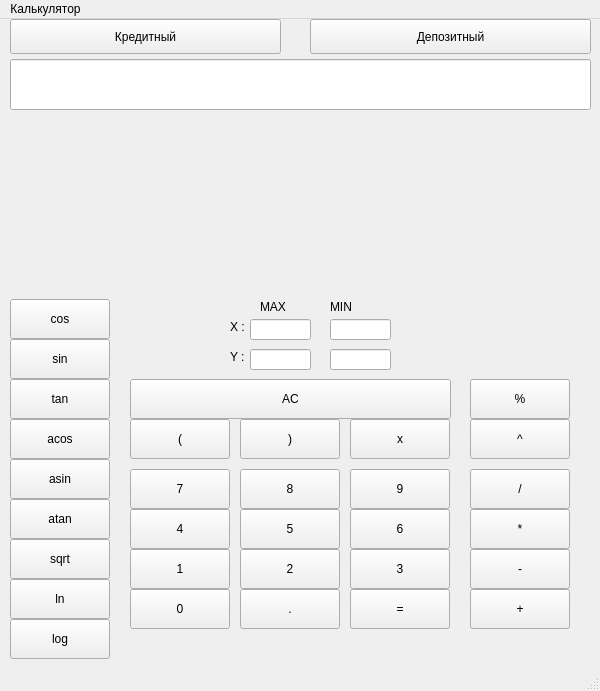
<?xml version="1.0" encoding="UTF-8"?>
<ui version="4.0">
 <class>MainWindow</class>
 <widget class="QMainWindow" name="MainWindow">
  <property name="geometry">
   <rect>
    <x>0</x>
    <y>0</y>
    <width>600</width>
    <height>691</height>
   </rect>
  </property>
  <property name="windowTitle">
   <string>MainWindow</string>
  </property>
  <widget class="QWidget" name="centralwidget">
   <widget class="QPushButton" name="bDeposit">
    <property name="geometry">
     <rect>
      <x>310</x>
      <y>0</y>
      <width>281</width>
      <height>35</height>
     </rect>
    </property>
    <property name="text">
     <string>Депозитный</string>
    </property>
   </widget>
   <widget class="QPushButton" name="bCredit">
    <property name="geometry">
     <rect>
      <x>10</x>
      <y>0</y>
      <width>271</width>
      <height>35</height>
     </rect>
    </property>
    <property name="text">
     <string>Кредитный</string>
    </property>
   </widget>
   <widget class="QLineEdit" name="lineEdit">
    <property name="geometry">
     <rect>
      <x>10</x>
      <y>40</y>
      <width>581</width>
      <height>51</height>
     </rect>
    </property>
    <property name="font">
     <font>
      <pointsize>20</pointsize>
     </font>
    </property>
    <property name="text">
     <string/>
    </property>
   </widget>
   <widget class="QPushButton" name="b_1">
    <property name="geometry">
     <rect>
      <x>130</x>
      <y>530</y>
      <width>100</width>
      <height>40</height>
     </rect>
    </property>
    <property name="text">
     <string>1</string>
    </property>
   </widget>
   <widget class="QPushButton" name="b_2">
    <property name="geometry">
     <rect>
      <x>240</x>
      <y>530</y>
      <width>100</width>
      <height>40</height>
     </rect>
    </property>
    <property name="text">
     <string>2</string>
    </property>
   </widget>
   <widget class="QPushButton" name="b_3">
    <property name="geometry">
     <rect>
      <x>350</x>
      <y>530</y>
      <width>100</width>
      <height>40</height>
     </rect>
    </property>
    <property name="text">
     <string>3</string>
    </property>
   </widget>
   <widget class="QPushButton" name="b_4">
    <property name="geometry">
     <rect>
      <x>130</x>
      <y>490</y>
      <width>100</width>
      <height>40</height>
     </rect>
    </property>
    <property name="text">
     <string>4</string>
    </property>
   </widget>
   <widget class="QPushButton" name="b_5">
    <property name="geometry">
     <rect>
      <x>240</x>
      <y>490</y>
      <width>100</width>
      <height>40</height>
     </rect>
    </property>
    <property name="text">
     <string>5</string>
    </property>
   </widget>
   <widget class="QPushButton" name="b_6">
    <property name="geometry">
     <rect>
      <x>350</x>
      <y>490</y>
      <width>100</width>
      <height>40</height>
     </rect>
    </property>
    <property name="text">
     <string>6</string>
    </property>
   </widget>
   <widget class="QPushButton" name="b_7">
    <property name="geometry">
     <rect>
      <x>130</x>
      <y>450</y>
      <width>100</width>
      <height>40</height>
     </rect>
    </property>
    <property name="text">
     <string>7</string>
    </property>
   </widget>
   <widget class="QPushButton" name="b_8">
    <property name="geometry">
     <rect>
      <x>240</x>
      <y>450</y>
      <width>100</width>
      <height>40</height>
     </rect>
    </property>
    <property name="text">
     <string>8</string>
    </property>
   </widget>
   <widget class="QPushButton" name="b_9">
    <property name="geometry">
     <rect>
      <x>350</x>
      <y>450</y>
      <width>100</width>
      <height>40</height>
     </rect>
    </property>
    <property name="text">
     <string>9</string>
    </property>
   </widget>
   <widget class="QPushButton" name="b_0">
    <property name="geometry">
     <rect>
      <x>130</x>
      <y>570</y>
      <width>100</width>
      <height>40</height>
     </rect>
    </property>
    <property name="text">
     <string>0</string>
    </property>
   </widget>
   <widget class="QPushButton" name="bPoint">
    <property name="geometry">
     <rect>
      <x>240</x>
      <y>570</y>
      <width>100</width>
      <height>40</height>
     </rect>
    </property>
    <property name="text">
     <string>.</string>
    </property>
   </widget>
   <widget class="QPushButton" name="bEqual">
    <property name="geometry">
     <rect>
      <x>350</x>
      <y>570</y>
      <width>100</width>
      <height>40</height>
     </rect>
    </property>
    <property name="text">
     <string>=</string>
    </property>
   </widget>
   <widget class="QPushButton" name="bAdd">
    <property name="geometry">
     <rect>
      <x>470</x>
      <y>570</y>
      <width>100</width>
      <height>40</height>
     </rect>
    </property>
    <property name="text">
     <string>+</string>
    </property>
   </widget>
   <widget class="QPushButton" name="bSub">
    <property name="geometry">
     <rect>
      <x>470</x>
      <y>530</y>
      <width>100</width>
      <height>40</height>
     </rect>
    </property>
    <property name="text">
     <string>-</string>
    </property>
   </widget>
   <widget class="QPushButton" name="bMul">
    <property name="geometry">
     <rect>
      <x>470</x>
      <y>490</y>
      <width>100</width>
      <height>40</height>
     </rect>
    </property>
    <property name="text">
     <string>*</string>
    </property>
   </widget>
   <widget class="QPushButton" name="bDiv">
    <property name="geometry">
     <rect>
      <x>470</x>
      <y>450</y>
      <width>100</width>
      <height>40</height>
     </rect>
    </property>
    <property name="text">
     <string>/</string>
    </property>
   </widget>
   <widget class="QPushButton" name="bDelete">
    <property name="geometry">
     <rect>
      <x>130</x>
      <y>360</y>
      <width>321</width>
      <height>40</height>
     </rect>
    </property>
    <property name="text">
     <string>AC</string>
    </property>
   </widget>
   <widget class="QPushButton" name="bMod">
    <property name="geometry">
     <rect>
      <x>470</x>
      <y>360</y>
      <width>100</width>
      <height>40</height>
     </rect>
    </property>
    <property name="text">
     <string>%</string>
    </property>
   </widget>
   <widget class="QPushButton" name="b_bracket_off">
    <property name="geometry">
     <rect>
      <x>240</x>
      <y>400</y>
      <width>100</width>
      <height>40</height>
     </rect>
    </property>
    <property name="text">
     <string>)</string>
    </property>
   </widget>
   <widget class="QPushButton" name="b_bracket_on">
    <property name="geometry">
     <rect>
      <x>130</x>
      <y>400</y>
      <width>100</width>
      <height>40</height>
     </rect>
    </property>
    <property name="text">
     <string>(</string>
    </property>
   </widget>
   <widget class="QPushButton" name="b_log">
    <property name="geometry">
     <rect>
      <x>10</x>
      <y>600</y>
      <width>100</width>
      <height>40</height>
     </rect>
    </property>
    <property name="text">
     <string>log</string>
    </property>
   </widget>
   <widget class="QPushButton" name="b_ln">
    <property name="geometry">
     <rect>
      <x>10</x>
      <y>560</y>
      <width>100</width>
      <height>40</height>
     </rect>
    </property>
    <property name="text">
     <string>ln</string>
    </property>
   </widget>
   <widget class="QPushButton" name="b_sqrt">
    <property name="geometry">
     <rect>
      <x>10</x>
      <y>520</y>
      <width>100</width>
      <height>40</height>
     </rect>
    </property>
    <property name="text">
     <string>sqrt</string>
    </property>
   </widget>
   <widget class="QPushButton" name="b_atan">
    <property name="geometry">
     <rect>
      <x>10</x>
      <y>480</y>
      <width>100</width>
      <height>40</height>
     </rect>
    </property>
    <property name="text">
     <string>atan</string>
    </property>
   </widget>
   <widget class="QPushButton" name="b_asin">
    <property name="geometry">
     <rect>
      <x>10</x>
      <y>440</y>
      <width>100</width>
      <height>40</height>
     </rect>
    </property>
    <property name="text">
     <string>asin</string>
    </property>
   </widget>
   <widget class="QPushButton" name="b_acos">
    <property name="geometry">
     <rect>
      <x>10</x>
      <y>400</y>
      <width>100</width>
      <height>40</height>
     </rect>
    </property>
    <property name="text">
     <string>acos</string>
    </property>
   </widget>
   <widget class="QPushButton" name="b_tan">
    <property name="geometry">
     <rect>
      <x>10</x>
      <y>360</y>
      <width>100</width>
      <height>40</height>
     </rect>
    </property>
    <property name="text">
     <string>tan</string>
    </property>
   </widget>
   <widget class="QPushButton" name="b_sin">
    <property name="geometry">
     <rect>
      <x>10</x>
      <y>320</y>
      <width>100</width>
      <height>40</height>
     </rect>
    </property>
    <property name="text">
     <string>sin</string>
    </property>
   </widget>
   <widget class="QPushButton" name="b_cos">
    <property name="geometry">
     <rect>
      <x>10</x>
      <y>280</y>
      <width>100</width>
      <height>40</height>
     </rect>
    </property>
    <property name="text">
     <string>cos</string>
    </property>
   </widget>
   <widget class="QPushButton" name="bPow">
    <property name="geometry">
     <rect>
      <x>470</x>
      <y>400</y>
      <width>100</width>
      <height>40</height>
     </rect>
    </property>
    <property name="text">
     <string>^</string>
    </property>
   </widget>
   <widget class="QCustomPlot" name="widget" native="true">
    <property name="geometry">
     <rect>
      <x>20</x>
      <y>130</y>
      <width>561</width>
      <height>141</height>
     </rect>
    </property>
   </widget>
   <widget class="QLineEdit" name="lineEdit_x_begin">
    <property name="geometry">
     <rect>
      <x>250</x>
      <y>300</y>
      <width>61</width>
      <height>21</height>
     </rect>
    </property>
    <property name="text">
     <string/>
    </property>
   </widget>
   <widget class="QLineEdit" name="lineEdit_y_begin">
    <property name="geometry">
     <rect>
      <x>250</x>
      <y>330</y>
      <width>61</width>
      <height>21</height>
     </rect>
    </property>
    <property name="text">
     <string/>
    </property>
   </widget>
   <widget class="QLineEdit" name="lineEdit_x_end">
    <property name="geometry">
     <rect>
      <x>330</x>
      <y>300</y>
      <width>61</width>
      <height>21</height>
     </rect>
    </property>
    <property name="text">
     <string/>
    </property>
   </widget>
   <widget class="QLineEdit" name="lineEdit_y_end">
    <property name="geometry">
     <rect>
      <x>330</x>
      <y>330</y>
      <width>61</width>
      <height>21</height>
     </rect>
    </property>
    <property name="text">
     <string/>
    </property>
   </widget>
   <widget class="QLabel" name="label">
    <property name="geometry">
     <rect>
      <x>230</x>
      <y>300</y>
      <width>21</width>
      <height>16</height>
     </rect>
    </property>
    <property name="text">
     <string>X :</string>
    </property>
   </widget>
   <widget class="QLabel" name="label_2">
    <property name="geometry">
     <rect>
      <x>230</x>
      <y>330</y>
      <width>21</width>
      <height>16</height>
     </rect>
    </property>
    <property name="text">
     <string>Y :</string>
    </property>
   </widget>
   <widget class="QLabel" name="label_3">
    <property name="geometry">
     <rect>
      <x>260</x>
      <y>280</y>
      <width>31</width>
      <height>16</height>
     </rect>
    </property>
    <property name="text">
     <string>MAX</string>
    </property>
   </widget>
   <widget class="QLabel" name="label_4">
    <property name="geometry">
     <rect>
      <x>330</x>
      <y>280</y>
      <width>31</width>
      <height>16</height>
     </rect>
    </property>
    <property name="text">
     <string>MIN</string>
    </property>
   </widget>
   <widget class="QPushButton" name="b_x">
    <property name="geometry">
     <rect>
      <x>350</x>
      <y>400</y>
      <width>100</width>
      <height>40</height>
     </rect>
    </property>
    <property name="text">
     <string>x</string>
    </property>
   </widget>
   <widget class="QLabel" name="label_error">
    <property name="geometry">
     <rect>
      <x>20</x>
      <y>100</y>
      <width>561</width>
      <height>20</height>
     </rect>
    </property>
    <property name="font">
     <font>
      <bold>false</bold>
     </font>
    </property>
    <property name="text">
     <string/>
    </property>
   </widget>
  </widget>
  <widget class="QMenuBar" name="menubar">
   <property name="geometry">
    <rect>
     <x>0</x>
     <y>0</y>
     <width>600</width>
     <height>24</height>
    </rect>
   </property>
   <widget class="QMenu" name="menu">
    <property name="title">
     <string>Калькулятор</string>
    </property>
   </widget>
   <addaction name="menu"/>
  </widget>
  <widget class="QStatusBar" name="statusbar"/>
 </widget>
 <customwidgets>
  <customwidget>
   <class>QCustomPlot</class>
   <extends>QWidget</extends>
   <header>qcustomplot.h</header>
   <container>1</container>
  </customwidget>
 </customwidgets>
 <resources/>
 <connections/>
</ui>
